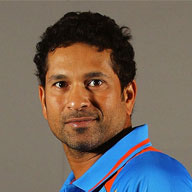
#> input picture sachin.jpg, 192 x 192 px
$ python test.py
#> lines starting #> are read from the running program, lines starting #| are printed output that depends on the picture; after the words box and inside, x2 and y2 are one past the last pixel; in counts of white or black regions, pixels touching at a corner belong together
import numpy as np
import cv2 as cv

face_cascade = cv.CascadeClassifier('./haarcascade_frontalface_default.xml')
img = cv.imread('sachin.jpg')
#> img is the input picture: shape (192, 192, 3); mean B, G, R 95.6, 103.2, 114
gray = cv.cvtColor(img, cv.COLOR_BGR2GRAY)
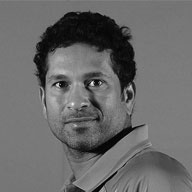
#> gray: shape (192, 192); min 0, max 243, mean 105.6

faces = face_cascade.detectMultiScale(gray, 1.3, 5)
#> faces = [[28, 43, 102, 102]]
for (x,y,w,h) in faces:
    cv.rectangle(img,(x,y),(x+w,y+h),(255,0,0),2)
    roi_gray = gray[y:y+h, x:x+w]
    roi_color = img[y:y+h, x:x+w]
#> this loop made 1 pass
#> pass 1, `roi_gray = gray[y:y+h, x:x+w]`:
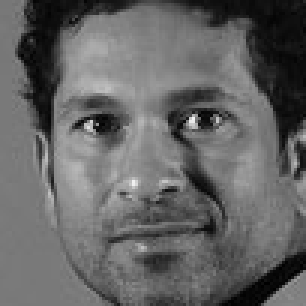
#> roi_gray: shape (102, 102) (shown 3 times larger); min 0, max 243, mean 100.2
#> pass 1, `roi_color = img[y:y+h, x:x+w]`:
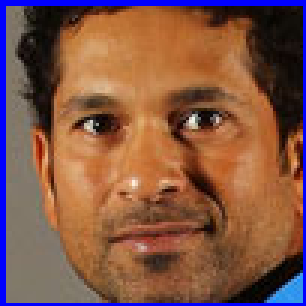
#> roi_color: shape (102, 102, 3) (shown 3 times larger); mean B, G, R 70.4, 86.2, 129.6
#> after the loop:
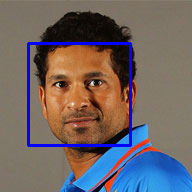
#> img: shape (192, 192, 3); 3.31% of pixels changed, all inside (x1, y1, x2, y2) = (27, 42, 132, 147)

cv.imshow('img',img)
cv.waitKey(0)
cv.destroyAllWindows()
